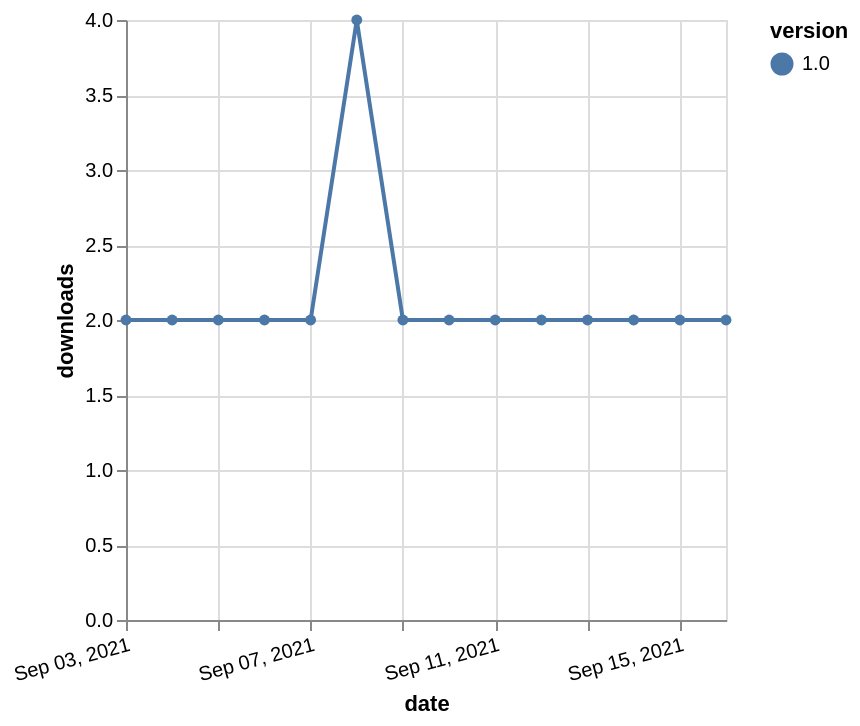

Write a Vega-Lite specification for this figure.
### Vega-Lite specification from a JSON file in a GitHub repository (floating-point values rounded to 4 significant figures)
{"$schema": "https://vega.github.io/schema/vega-lite/v5.json", "description": "A simple bar chart with embedded data.", "data": {"values": [{"date": "2021-09-03", "total": 3237, "delta": 2, "version": "1.0"}, {"date": "2021-09-04", "total": 3239, "delta": 2, "version": "1.0"}, {"date": "2021-09-05", "total": 3241, "delta": 2, "version": "1.0"}, {"date": "2021-09-06", "total": 3243, "delta": 2, "version": "1.0"}, {"date": "2021-09-07", "total": 3245, "delta": 2, "version": "1.0"}, {"date": "2021-09-08", "total": 3249, "delta": 4, "version": "1.0"}, {"date": "2021-09-09", "total": 3251, "delta": 2, "version": "1.0"}, {"date": "2021-09-10", "total": 3253, "delta": 2, "version": "1.0"}, {"date": "2021-09-11", "total": 3255, "delta": 2, "version": "1.0"}, {"date": "2021-09-12", "total": 3257, "delta": 2, "version": "1.0"}, {"date": "2021-09-13", "total": 3259, "delta": 2, "version": "1.0"}, {"date": "2021-09-14", "total": 3261, "delta": 2, "version": "1.0"}, {"date": "2021-09-15", "total": 3263, "delta": 2, "version": "1.0"}, {"date": "2021-09-16", "total": 3265, "delta": 2, "version": "1.0"}]}, "width": "container", "mark": {"type": "line", "point": {"filled": true}}, "encoding": {"x": {"field": "date", "type": "temporal", "timeUnit": "yearmonthdate", "title": "date", "axis": {"labelAngle": -15}}, "y": {"field": "delta", "type": "quantitative", "title": "downloads"}, "color": {"field": "version", "type": "nominal"}, "tooltip": {"field": "delta"}}}
